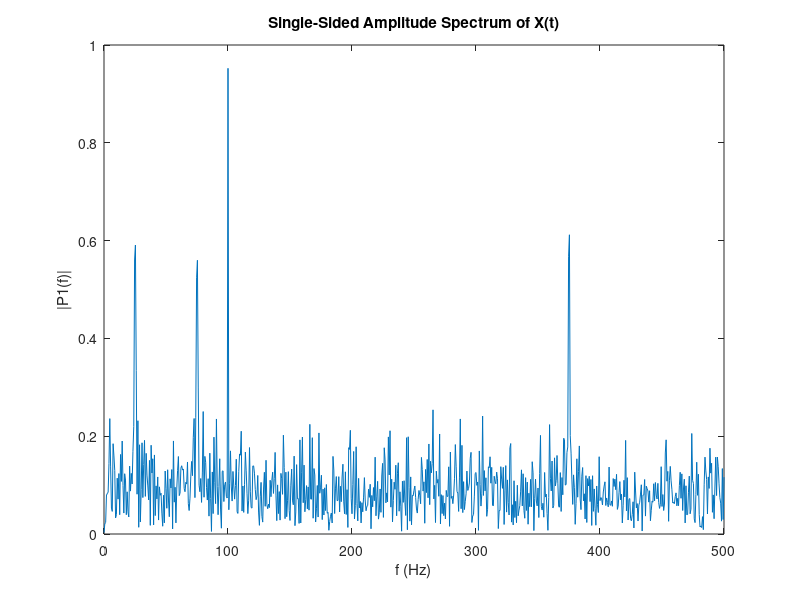

Reproduce this figure in MATLAB.
Fs = 1000; % Sampling frequency
T = 1/Fs; % Sampling period
L = 1500; % Length of signal
t = (0:L-1)*T; % Time vector


S = sin(2*pi*25*t) + sin(2*pi*75*t) + sin(2*pi*100*t) + sin(2*pi*375*t);

X = S + 2*randn(size(t));

% plot(1000*t(1:50),X(1:50))
% title('Signal Corrupted with Zero-Mean Random Noise')
% xlabel('t (milliseconds)')
% ylabel('X(t)')

Y = fft(X);

P2 = abs(Y/L);
P1 = P2(1:L/2+1);
P1(2:end-1) = 2*P1(2:end-1);

f = Fs*(0:(L/2))/L;
plot(f,P1)
title('Single-Sided Amplitude Spectrum of X(t)')
xlabel('f (Hz)')
ylabel('|P1(f)|')